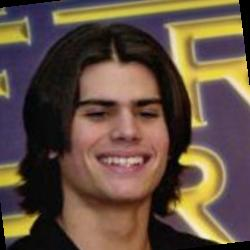
#> input picture Day5/Datasets/AJ_Lamas/AJ_Lamas_0001.jpg, 250 x 250 px, given in place of the camera
$ python 'facedetection copy.py'
#> lines starting #> are read from the running program, lines starting #| are printed output that depends on the picture; after the words box and inside, x2 and y2 are one past the last pixel; in counts of white or black regions, pixels touching at a corner belong together
import cv2
import numpy as np

# Khởi tạo camera
cam = cv2.VideoCapture(0)  # 0 là camera mặc định, thay đổi nếu cần

# Ngưỡng màu da trong không gian YCrCb
min_YCrCb = np.array([0, 135, 85], dtype=np.uint8)
max_YCrCb = np.array([255, 180, 135], dtype=np.uint8)

# Ngưỡng màu mắt trong không gian YCrCb
min_YCrCb_eyes = np.array([0, 100, 130], dtype=np.uint8)  # Ngưỡng thấp
max_YCrCb_eyes = np.array([255, 150, 180], dtype=np.uint8)  # Ngưỡng cao

while True:
    ret, frame = cam.read()
#> frame is the input picture: shape (250, 250, 3); mean B, G, R 64.9, 79.7, 99.5
    if ret:
        # Tạo bản sao của khung hình để xử lý
        original_frame = frame.copy()
        imageYCrCb = cv2.cvtColor(frame, cv2.COLOR_BGR2YCR_CB)
#> imageYCrCb: shape (250, 250, 3); mean of channels 0, 1, 2 84, 139.1, 117.2

        # Phát hiện vùng da
        skinRegionYCrCb = cv2.inRange(imageYCrCb, min_YCrCb, max_YCrCb)
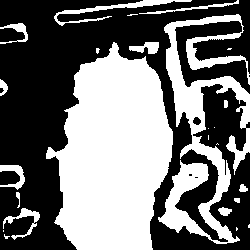
#> skinRegionYCrCb: shape (250, 250); 44.7% white; 25 white regions (11 under 20 px)
        contours, _ = cv2.findContours(skinRegionYCrCb, cv2.RETR_EXTERNAL, cv2.CHAIN_APPROX_SIMPLE)
#> contours = 25 contours, 13 with area under 20; largest, box (x1, y1, x2, y2) and area: (46, 42, 173, 250) 17950, (158, 14, 250, 244) 6600, (54, 0, 192, 26) 456, (3, 208, 40, 240) 227, (0, 165, 25, 190) 221

        # Chuyển sang ảnh xám để phát hiện vùng đen (mắt)
        gray_frame = cv2.cvtColor(original_frame, cv2.COLOR_BGR2GRAY)
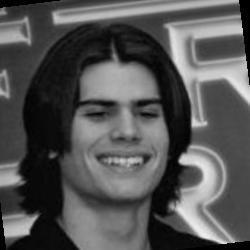
#> gray_frame: shape (250, 250); min 0, max 242, mean 84

        for contour in contours:
            area = cv2.contourArea(contour)
            if area > 2000:  # Lọc theo diện tích
                x, y, w, h = cv2.boundingRect(contour)
                aspect_ratio = float(w) / h

                # Kiểm tra tỷ lệ khung hình để xác định vùng mặt
                if aspect_ratio > 0.6 and aspect_ratio < 1.5:
                    # Cắt phần khuôn mặt
                    face_region = original_frame[y:y + h, x:x + w]

                    # Chuyển vùng mặt sang không gian YCrCb
                    imageYCrCb_face = cv2.cvtColor(face_region, cv2.COLOR_BGR2YCR_CB)

                    # Phát hiện vùng mắt trong khuôn mặt
                    skinRegionYCrCb_eyes = cv2.inRange(imageYCrCb_face, min_YCrCb_eyes, max_YCrCb_eyes)
                    contours_eyes, _ = cv2.findContours(skinRegionYCrCb_eyes, cv2.RETR_EXTERNAL, cv2.CHAIN_APPROX_SIMPLE)

                    # Kiểm tra nếu có contour mắt
                    if len(contours_eyes) > 0 :
                        # Vẽ hình chữ nhật quanh khuôn mặt và mắt
                        cv2.rectangle(frame, (x, y), (x + w, y + h), (0, 0, 255), 2)
#> this loop made 25 passes
#> (area, x, y, w, h, aspect_ratio) on passes 20, 22: (17950, 46, 42, 127, 208, 0.611), (6600, 158, 14, 92, 230, 0.4)
#> area on passes 5, 6, 9, 10, 15, 16: 227, 67, 38, 221, 20, 61
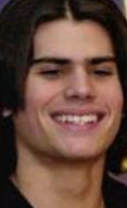
#> face_region: shape (208, 127, 3); mean B, G, R 59.7, 71.5, 101
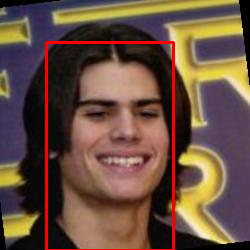
#> frame: shape (250, 250, 3); 2.8% of pixels changed, all inside (x1, y1, x2, y2) = (45, 41, 175, 250)
#> imageYCrCb_face: shape (208, 127, 3); mean of channels 0, 1, 2 79, 143.7, 117.1
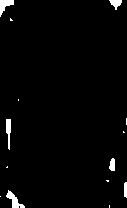
#> skinRegionYCrCb_eyes: shape (208, 127); 2.2% white; 14 white regions (8 under 20 px), largest, box (x1, y1, x2, y2) and area: (6, 190, 25, 208) 135, (0, 0, 14, 17) 118, (6, 119, 11, 150) 104, (109, 0, 122, 10) 74, (109, 158, 115, 171) 62, (124, 182, 127, 198) 45
                        # Có thể vẽ thêm hình chữ nhật quanh mắt nếu cần
                        # for eye_contour in contours_eyes:
                        #     ex, ey, ew, eh = cv2.boundingRect(eye_contour)
                        #     cv2.rectangle(frame, (x + ex, y + ey), (x + ex + ew, y + ey + eh), (0, 255, 0), 2)

        # Hiển thị kết quả
        cv2.imshow("Person", frame)

        key = cv2.waitKey(1)
#> (key q is pressed here)
        if key == ord('q'):
            break

cam.release()
cv2.destroyAllWindows()
